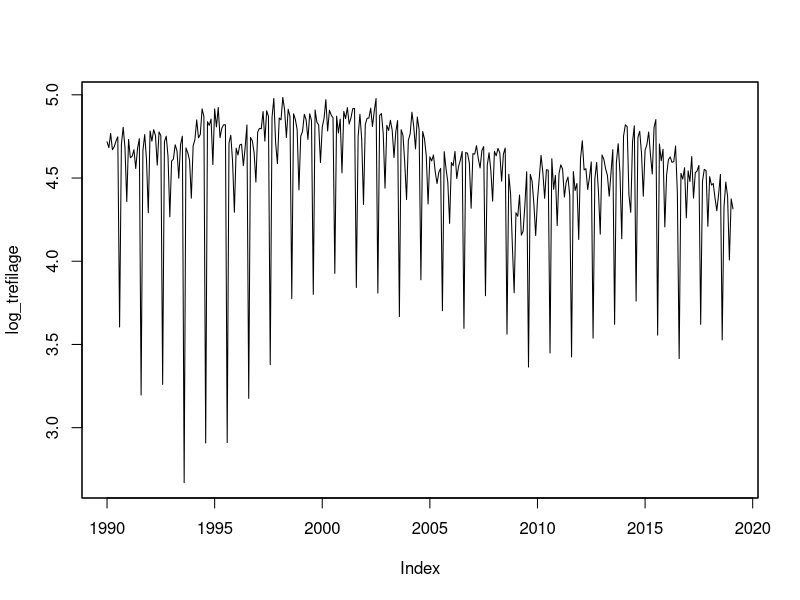
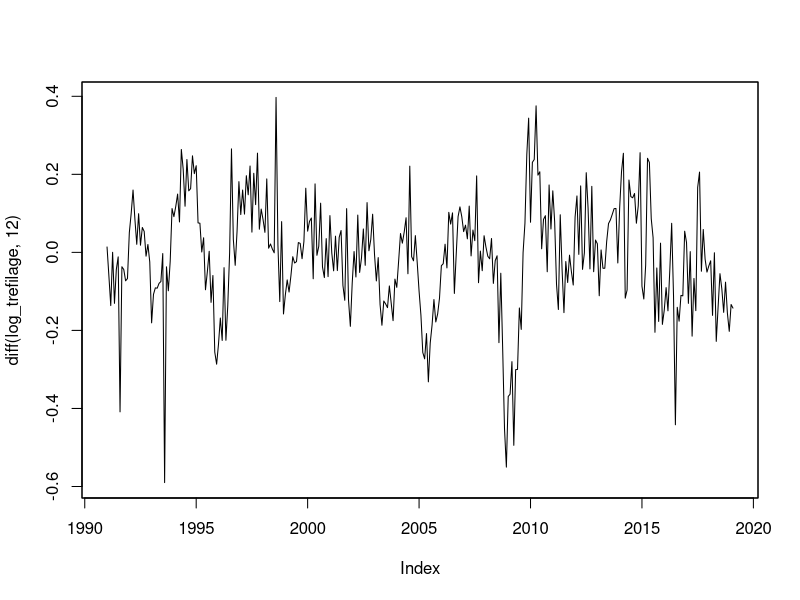
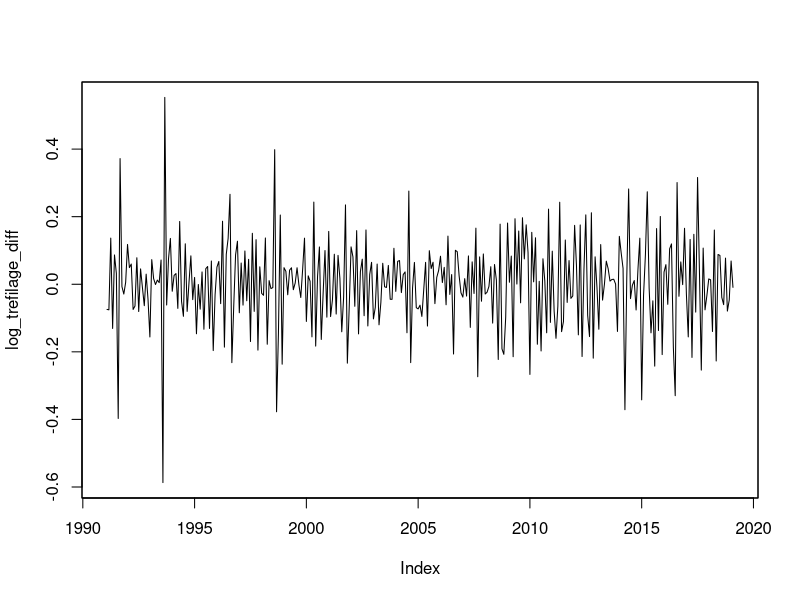

Recreate these plots in R, in order.
#### Projet de Séries Temporelles ####
#### Auteurs : Andréa Epivent et Dimitri Meunier ####

library(zoo)
library(tseries)

setwd("/Users/admin/Desktop/ENSAE/2A/S2/Séries temporelles/Projet/TimeSeries")
data = read.csv("Trefilage/valeurs_mensuelles.csv", sep=";")[3:352,1:2]
colnames(data) <- c("Date","Trefilage")

# Format des dates

start <- 1990; end <- 2019+1/12
dates_sequence <- seq(from=start,to=end,by=1/12)
dates <- as.yearmon(dates_sequence)
trefilage <- zoo(data[[2]], order.by=dates)
log_trefilage <- log(trefilage) # La série finale sur laquelle on fait les différenciations
log_trefilage_diff <- diff(diff(log_trefilage, 12),1) # Notre série finale différenciée

plot(log_trefilage)
plot(diff(log_trefilage,12))
plot(log_trefilage_diff)

#### Partie 1 ####
#### Test ADF ####

# Remarque : Nous avons décidé de passer par R pour cette partie car les fonctions
# permettant d'exécuter ce test sous Python ne donne les résidus de la régression en sortie
# et ne permettent pas de vérifier leur validité.

# Test de stationnarité - Log du tréfilage

kpss.test(log_trefilage, null = c("Level"), lshort = TRUE)

# Test de stationnarité - Log du tréfilage + diff(12)

kpss.test(diff(log_trefilage,12), null = c("Level"), lshort = TRUE)

# Test de stationnarité - Log du tréfilage diff(12) + diff(1)

kpss.test(log_trefilage_diff, null = c("Level"), lshort = FALSE)

